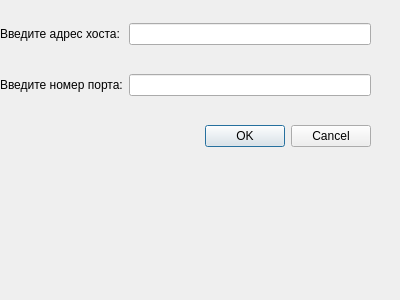
<?xml version="1.0" encoding="UTF-8"?>
<ui version="4.0">
 <class>Config</class>
 <widget class="QDialog" name="Config">
  <property name="geometry">
   <rect>
    <x>0</x>
    <y>0</y>
    <width>400</width>
    <height>300</height>
   </rect>
  </property>
  <property name="windowTitle">
   <string>Dialog</string>
  </property>
  <widget class="QWidget" name="">
   <property name="geometry">
    <rect>
     <x>0</x>
     <y>0</y>
     <width>371</width>
     <height>171</height>
    </rect>
   </property>
   <layout class="QGridLayout" name="gridLayout">
    <item row="1" column="1">
     <widget class="QLineEdit" name="lineEdit_2"/>
    </item>
    <item row="1" column="0">
     <widget class="QLabel" name="label_2">
      <property name="text">
       <string>Введите номер порта:</string>
      </property>
     </widget>
    </item>
    <item row="0" column="0">
     <widget class="QLabel" name="label">
      <property name="text">
       <string>Введите адрес хоста:</string>
      </property>
     </widget>
    </item>
    <item row="2" column="0" colspan="2">
     <widget class="QDialogButtonBox" name="buttonBox">
      <property name="orientation">
       <enum>Qt::Horizontal</enum>
      </property>
      <property name="standardButtons">
       <set>QDialogButtonBox::Cancel|QDialogButtonBox::Ok</set>
      </property>
     </widget>
    </item>
    <item row="0" column="1">
     <widget class="QLineEdit" name="lineEdit"/>
    </item>
   </layout>
  </widget>
 </widget>
 <resources/>
 <connections>
  <connection>
   <sender>buttonBox</sender>
   <signal>accepted()</signal>
   <receiver>Config</receiver>
   <slot>accept()</slot>
   <hints>
    <hint type="sourcelabel">
     <x>248</x>
     <y>254</y>
    </hint>
    <hint type="destinationlabel">
     <x>157</x>
     <y>274</y>
    </hint>
   </hints>
  </connection>
  <connection>
   <sender>buttonBox</sender>
   <signal>rejected()</signal>
   <receiver>Config</receiver>
   <slot>reject()</slot>
   <hints>
    <hint type="sourcelabel">
     <x>316</x>
     <y>260</y>
    </hint>
    <hint type="destinationlabel">
     <x>286</x>
     <y>274</y>
    </hint>
   </hints>
  </connection>
 </connections>
</ui>
